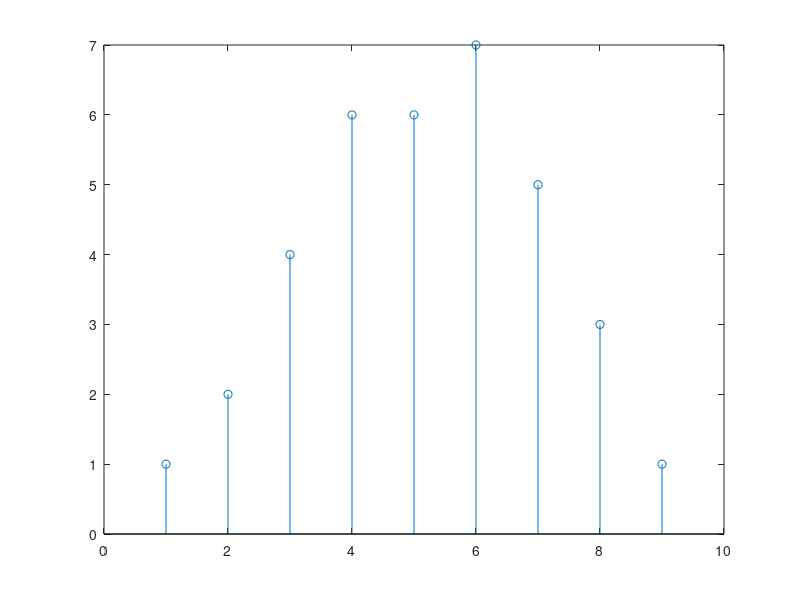

Write the MATLAB code that produced this figure.
clc;
clear all;
close all;

h = [1 1 1 2 1 1];
x = [1 1 2 1];
circo = cconv(h,x)
linc = conv(h,x)

m=length(x);
n=length(h);
len = max(m,n);
X=[x,zeros(1,len-1)]; 
H=[h,zeros(1,len-m+1)];

circular = ifft(fft(X).*fft(H));
circular

stem(circo)
